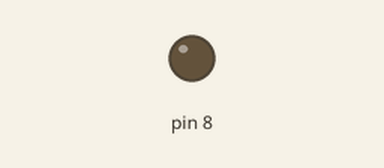
Simulated run of this sketch. Board: Arduino Uno, built with avr-gcc and run on an emulated ATmega328P. On the bench: output pins drawn as LEDs (lit = HIGH).

Above: at 2.5 s.
At 9.0 s:
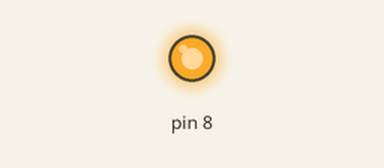
Timing chart, 0 to 16.9 s (numbered marks = the images above):
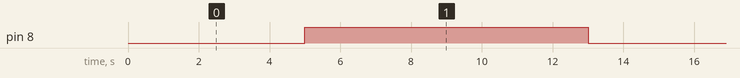

The sketch:

Relay.ino
```cpp
void setup()
{
pinMode(8,OUTPUT);
}
 
void loop()
{
digitalWrite(8,LOW); // bulb ON
delay(5000);
digitalWrite(8,HIGH); // bulb OFF
delay(8000);
}
```

Measured:
- by itself, pin 8: alternates HIGH for 8.0 s and LOW for 5.0 s
